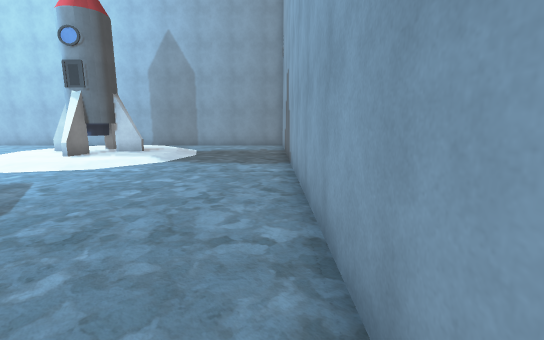
[1] (above)

24 first-person views from a walk through a Unity game level. The camera is 1.5 m above the floor, tilts 10° down and sees 90° across. The floor is counted in squares, 1 m on a side. Each view is taken from the middle of a square. On the plan, view 1 faces up. The plan holds only what a view shows up to about 14 squares ahead; the rest is blank. The place goes on beyond the plan. Some surface patterns are stand-ins.

[2]
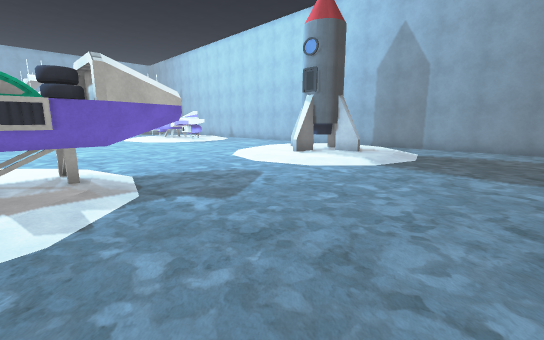

[3]
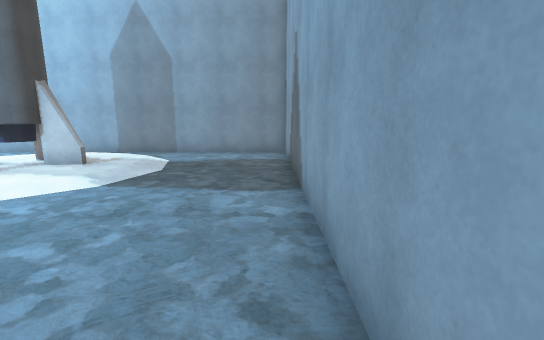

[4]
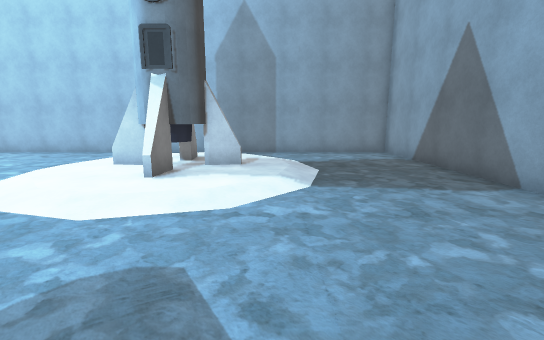

[5]
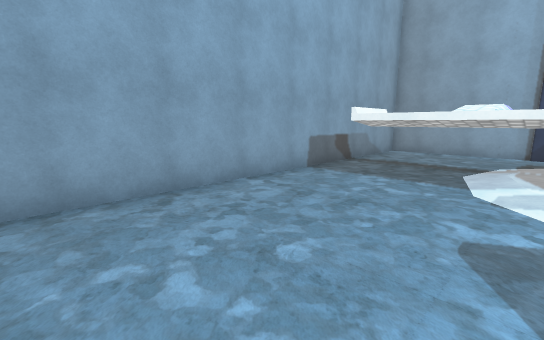

[6]
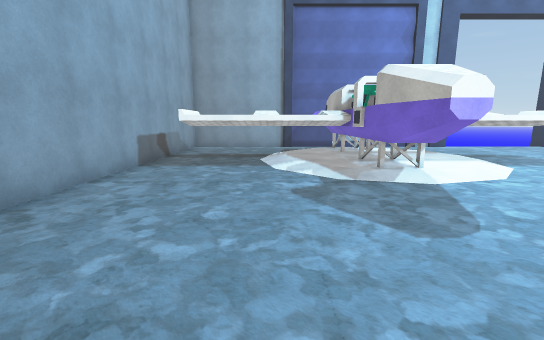

[7]
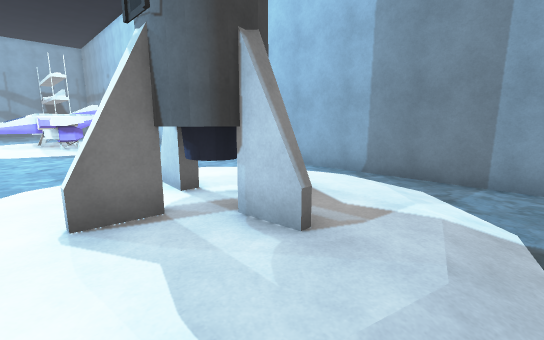

[8]
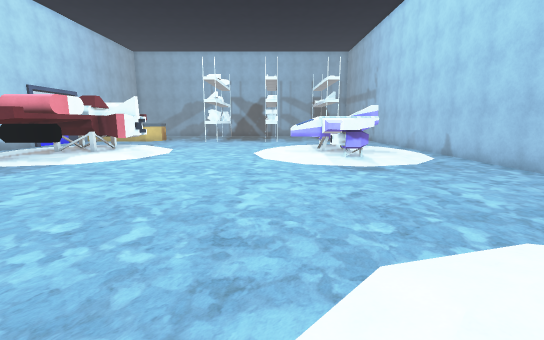

[9]
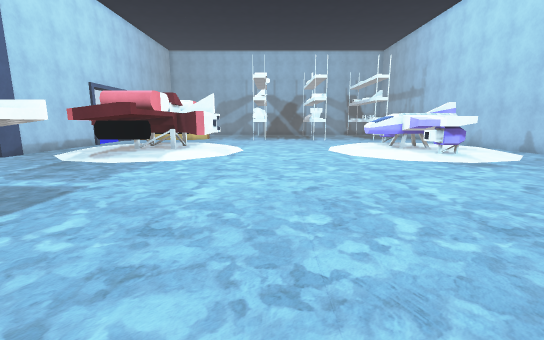

[10]
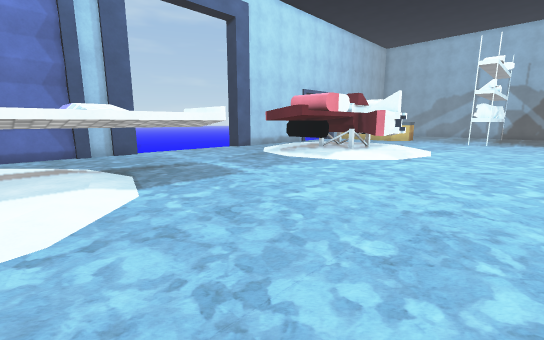

[11]
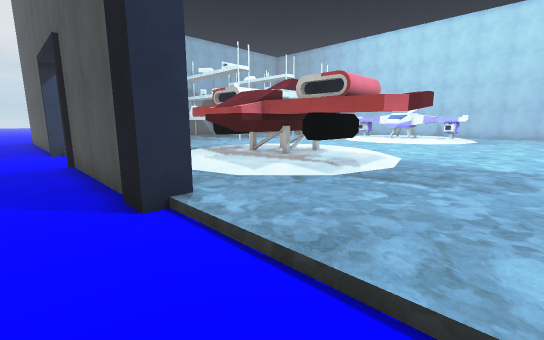

[12]
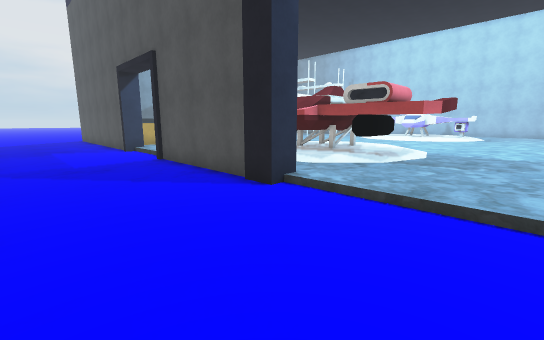

[13]
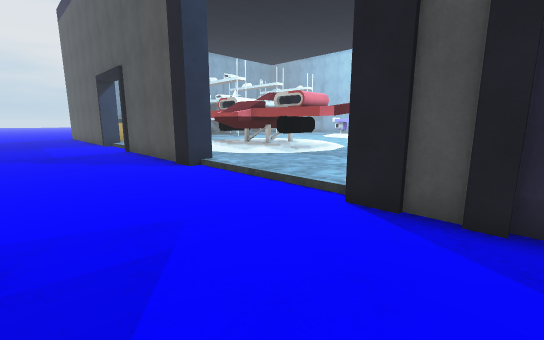

[14]
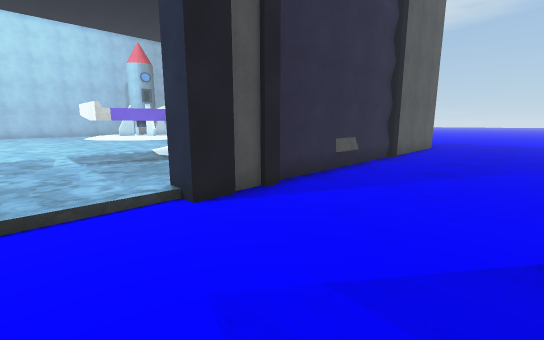

[15]
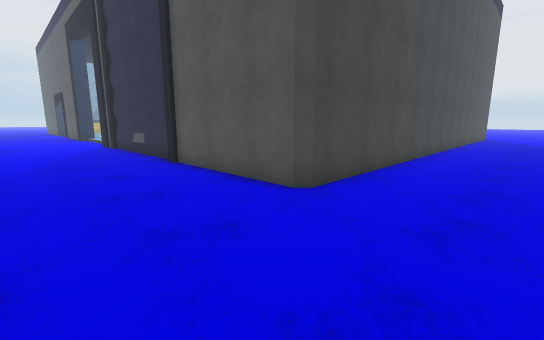

[16]
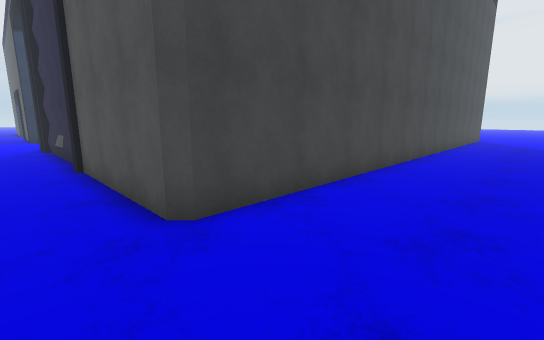

[17]
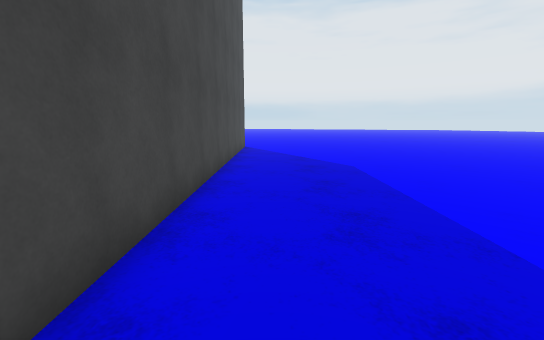

[18]
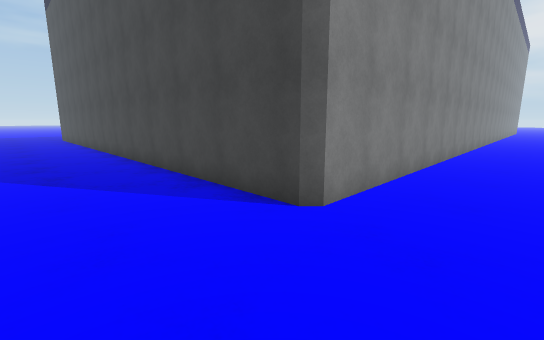

[19]
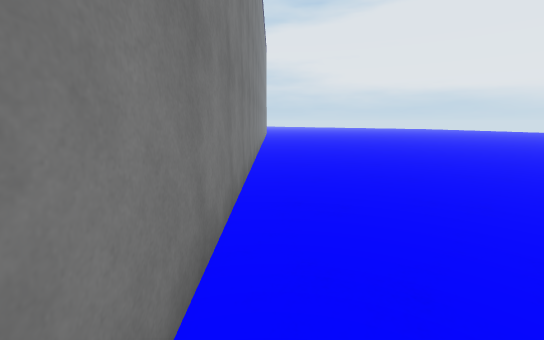

[20]
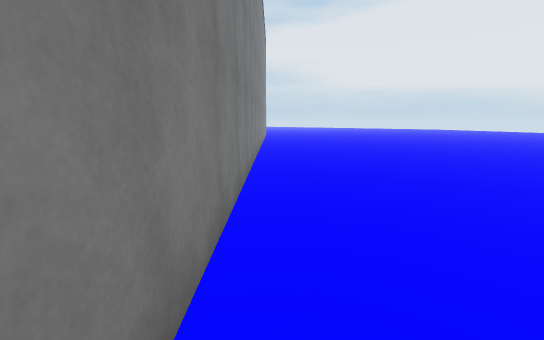

[21]
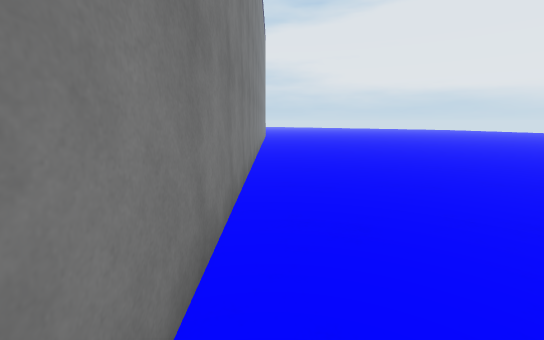

[22]
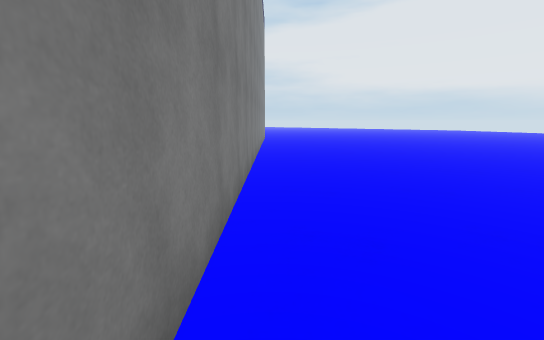

[23]
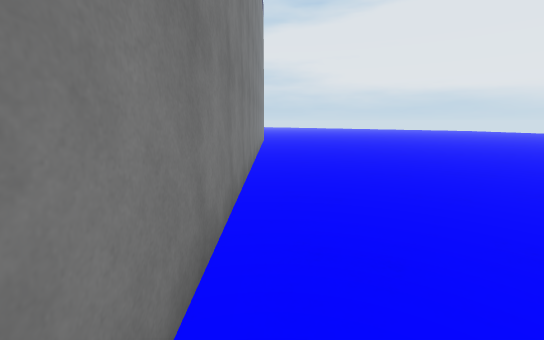

[24]
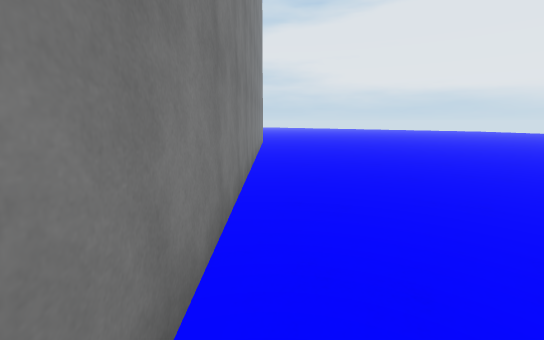

### Floor plan
Key: @ floor where view 1 was taken; # wall or solid block; . main floor; : floor 0.25 m higher than the main floor; + floor 0.5 m higher than the main floor; / step, stairs or slope; ^ raised ledge; T thing the floor can be seen under or through; E vent; O other object.
Columns run from 34 left of view 1 to 5 right of it. Each row starts with its distance up from view 1.
 21 ...................................... .
 20 .......................................
 19 ........................................
 18 ####################################....
 17            ::::::::::::  ::::::::::#....
 16            +:::::::::::   ++/::::::#....
 15            +++::::::::: +++++/:::::#....
 14            O++:::::::::+++O+++:::::#....
 13            OO O::::::::+OOOOO+:::::#....
 12            OOOO::::::::++OOO++:::::#....
 11            O++:::::::::+++O+++:::::#....
 10            O++:::::::::/+++++/:::::#....
  9            +::::::::::::/+++/::::::#....
  8            ::::::::::::::::::::::::#....
  7       :::::::::::::::::::::::::::::#....
  6       :::::::::::::::::::::::::::::#....
  5        ::::::::::::::::::::::::::::#....
  4         ::::::::::::::::::TT:::::::#....
  3          :::::::::::::::: TT:::::::#....
  2          +##+/::::::::::+ TT+::::::#....
  1           ##++/::::::::++E#E++:::::#....
  0           #####::::^^^^^^ ##^^^^^^@#....
 -1         ########:::T  ^^  ##^ ^^ ^:#....
 -2       ##########:::T^^ ^  ##  ^ ^^:#....
 -3        /# ^^##/::::::::++ ##++:::::#....
 -4           ^^+/::::::::::+ ## ::::::#....
 -5           :::::::::::::::    ::::::#....
 -6            ::::::::::::::    ::::::#....
 -7 ###////#######//////################....
 -8 ........................................
 -9 ........................................
-10  .......................................
-11 .......................................
-12 ...................................... .

Positions as (right, up) in squares from view 1, and headings:
1: (0, 0), facing up
2: (0, 1), facing up-left
3: (0, 4), facing up
4: (-5, 4), facing up
5: (-5, 8), facing down-right
6: (-4, 10), facing down
7: (-4, 10), facing up-left
8: (-9, 9), facing left
9: (-9, 5), facing left
10: (-10, 7), facing down-left
11: (-16, -9), facing up-left
12: (-16, -12), facing up-left
13: (-12, -12), facing up-left
14: (-17, -12), facing up-right
15: (5, -12), facing up-left
16: (5, -9), facing up-left
17: (3, 1), facing up
18: (5, 21), facing down-left
19: (-6, 19), facing left
20: (-9, 19), facing left
21: (-12, 19), facing left
22: (-15, 19), facing left
23: (-18, 19), facing left
24: (-21, 19), facing left
